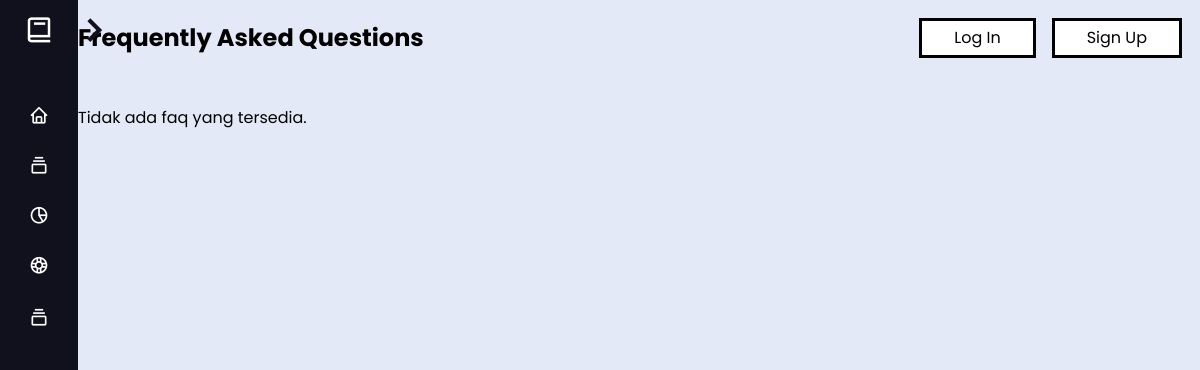
Page /php/CS/faqs.php on the earlier database version.
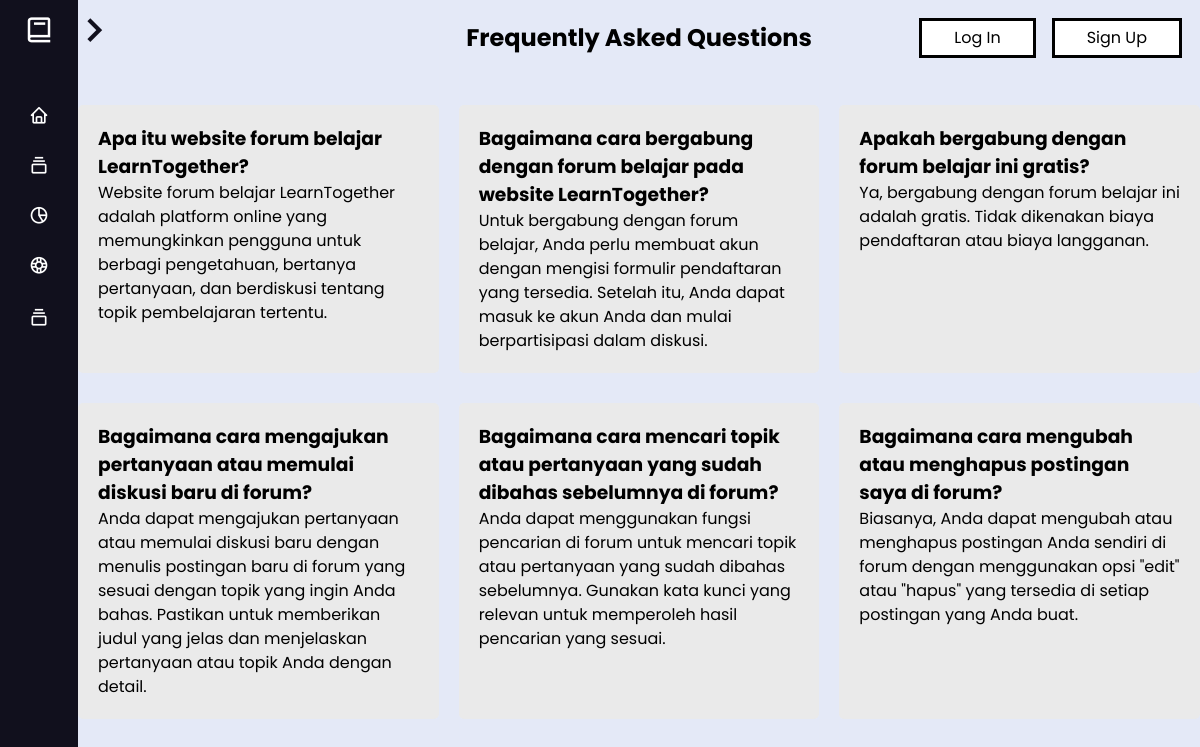
Same page on the later database version.
### tables this page shows
CREATE TABLE `faq` (
  `id_faqs` int(11) NOT NULL,
  `Pertanyaan` varchar(255) DEFAULT NULL,
  `Jawaban` varchar(255) DEFAULT NULL
);

### php/CS/faqs.php (the view, shortened to what this page needs)
<!DOCTYPE html>
<html lang="en">
<head>
    <link rel="stylesheet" href="../../css/main.css">
    <link rel="stylesheet" href="../../css/css.css">
    <link href='https://unpkg.com/boxicons@2.0.7/css/boxicons.min.css' rel='stylesheet'>
</head>
<body>
    <div class="sidebar close">
        <div class="logo-details">
            <i class='bx bx-book'></i>
        </div>
        <ul class="nav-links">
            <li>
                <a href="../home.php">
                    <i class='bx bx-home'></i>
                </a>
            </li>
            <li>
                <div class="iocn-link">
                    <a href="../forum/forum.php">
                        <i class='bx bx-collection'></i>
                    </a>
                </div>
            </li>
            <li>
                <a href="../timeline/timeline.php">
                    <i class='bx bx-pie-chart-alt-2'></i>
                </a>
            </li>
            <li>
                <a href="../materi/materi-list.php">
                    <i class='bx bx-buoy'></i>
                </a>
            </li>
            <li>
                <div class="iocn-link">
                    <a href="">
                        <i class='bx bx-collection'></i>
                    </a>
                </div>
            </li>
        </ul>
    </div>
    <section class="section">
        <div class="content">
            <i onclick="chonclick(this)" class='bx bx-chevron-right'></i>
            <div id="boxes">
                <h2>Frequently Asked Questions</h2>
                <div class="faq-container">
                    <?php
                    include '../db/db-connect.php';
                    $sql = "SELECT * FROM faq";
                    $result = $conn->query($sql);
                    if ($result->num_rows > 0) {
                        while ($row = $result->fetch_assoc()) {
                            echo '<div class="faq-item">';
                            echo '<h3>' . $row["Pertanyaan"] . '</h3>';
                            echo '<p>' . $row["Jawaban"] . '</p>';
                            echo '</div>';
                        }
                    } else {
                        echo "Tidak ada faq yang tersedia.";
                    }
                    ?>
                </div>
            </div>
        </div>
        <div class="container">
            <a href="../login.php" class="btn btn-login">Log In</a>
            <a href="../register.php" class="btn btn-register">Sign Up</a>
        </div>
    </section>
</body>
</html>

### css/main.css (style rules this page uses)
* { margin: 0; padding: 0; box-sizing: border-box; font-family: "Poppins", sans-serif; }
.sidebar { position: fixed; top: 0; left: 0; height: 100%; width: 260px; background: #11101d; z-index: 10; transition: all 0.5s ease; }
.sidebar.close { width: 78px; }
.sidebar .logo-details { height: 60px; width: 100%; display: flex; align-items: center; }
.sidebar .logo-details i { font-size: 30px; color: #fff; height: 50px; min-width: 78px; text-align: center; line-height: 50px; }
.sidebar .nav-links { height: 100%; padding: 30px 0 150px 0; overflow: auto; }
.sidebar.close .nav-links { overflow: visible; }
.sidebar .nav-links li { position: relative; list-style: none; transition: all 0.4s ease; }
.sidebar .nav-links li .iocn-link { display: flex; align-items: center; justify-content: space-between; }
.sidebar.close .nav-links li .iocn-link { display: block; }
.sidebar .nav-links li i { height: 50px; min-width: 78px; text-align: center; line-height: 50px; color: #fff; font-size: 20px; cursor: pointer; transition: all 0.3s ease; }
.sidebar .nav-links li a { display: flex; align-items: center; text-decoration: none; }
.section { position: relative; background: #e4e9f7; left: 260px; transition: all 0.5s ease; width: 100%; min-height: 120vh; }
.sidebar.close ~ .section { left: 78px; width: calc(100% - 78px); }
.section .content { display: flex; align-items: center; }
.section .content .bx-chevron-right { height: 60px; }
.section .content .bx-chevron-right, .section .content .text { color: #11101d; font-size: 50px; position: fixed; top: 15px; z-index: 20; }
.section .content .bx-chevron-right { margin: -10px; cursor: pointer; position: fixed; }

### css/css.css (style rules this page uses)
h2 { text-align: center; margin-top: 20px; border-radius: 2px; }
.faq-container, .guidlines-container { display: grid; grid-template-columns: repeat(auto-fit, minmax(300px, 1fr)); grid-gap: 20px; margin-top:50px; }
.faq-item, .guidlines-item { background-color: #f4f4f4; padding: 20px; border-radius: 5px; }
.faq-item, .guidlines-item h3 { font-size: 18px; margin-bottom: 10px; }
.faq-item, .guidlines-item p { font-size: 16px; line-height: 1.5; }
.faq-item, .guidlines-item:nth-child(even) { background-color: #eaeaea; }
.container { display: flex; justify-content: flex-end; align-items: center; position: absolute; top: 10px; right: 10px; z-index: 9; }
.btn-login, .btn-register { background: white; border: 3px solid; font: inherit; line-height: 0.1; margin: 0.5em; padding: 1em 2em; text-decoration: none; }

Differences in the rows shown:
added faq: Pertanyaan "Apa itu website forum belajar LearnTogether?", Jawaban "Website forum belajar LearnTogether adalah platform online yang memungkinkan pengguna untuk berbagi pengetahuan, bertanya pertanyaan, dan berdiskusi tentang topik pembelajaran tertentu."
added faq: Pertanyaan "Bagaimana cara bergabung dengan forum belajar pada website LearnTogether?", Jawaban "Untuk bergabung dengan forum belajar, Anda perlu membuat akun dengan mengisi formulir pendaftaran yang tersedia. Setelah itu, Anda dapat masuk ke akun Anda dan mulai berpartisipasi dalam diskusi."
added faq: Pertanyaan "Apakah bergabung dengan forum belajar ini gratis?", Jawaban "Ya, bergabung dengan forum belajar ini adalah gratis. Tidak dikenakan biaya pendaftaran atau biaya langganan."
added faq: Pertanyaan "Bagaimana cara mengajukan pertanyaan atau memulai diskusi baru di forum?", Jawaban "Anda dapat mengajukan pertanyaan atau memulai diskusi baru dengan menulis postingan baru di forum yang sesuai dengan topik yang ingin Anda bahas. Pastikan untuk memberikan judul yang jelas dan menjelaskan pertanyaan atau topik Anda dengan detail."
added faq: Pertanyaan "Bagaimana cara mencari topik atau pertanyaan yang sudah dibahas sebelumnya di forum?", Jawaban "Anda dapat menggunakan fungsi pencarian di forum untuk mencari topik atau pertanyaan yang sudah dibahas sebelumnya. Gunakan kata kunci yang relevan untuk memperoleh hasil pencarian yang sesuai."
added faq: Pertanyaan "Bagaimana cara mengubah atau menghapus postingan saya di forum?", Jawaban "Biasanya, Anda dapat mengubah atau menghapus postingan Anda sendiri di forum dengan menggunakan opsi \"edit\" atau \"hapus\" yang tersedia di setiap postingan yang Anda buat."
Other differences:
text no longer shown: "Tidak ada faq yang tersedia."
